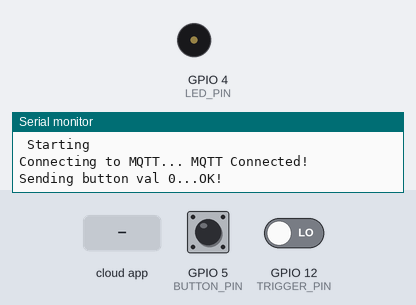
This sketch was run on a simulated ESP8266 (NodeMCU). On the bench: buzzer (waves = sounding), the last lines printed to the serial monitor. The inputs (shaded band) are chosen by the test bench; at power-on: GPIO 5 (BUTTON_PIN) LOW, GPIO 12 (TRIGGER_PIN) LOW. No MQTT or app messages arrive unless stated.

Above: at 1.2 s.
1.3 s: the phone or cloud app sets onoff to on
At 2.0 s:
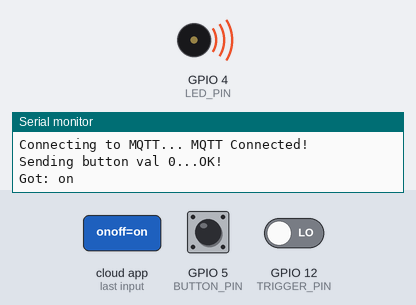
6.3 s: the phone or cloud app sets onoff to off
At 7.7 s:
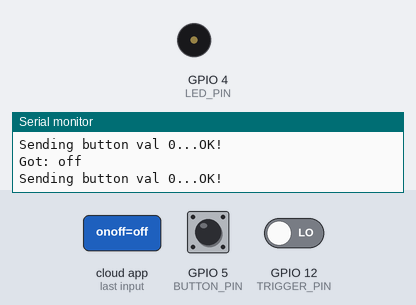
Timing chart, 0 to 9.3 s (numbered marks = the images above; inputs shaded):
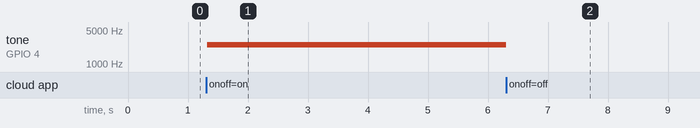

The sketch:

mercury.ino
```cpp
#include <ESP8266WiFi.h>          //https://github.com/esp8266/Arduino

//needed for library
#include <ESP8266WebServer.h>
#include <DNSServer.h>
#include <WiFiManager.h>          //https://github.com/tzapu/WiFiManager

// select which pin will trigger the configuration portal when set to LOW
// ESP-01 users please note: the only pins available (0 and 2), are shared
// with the bootloader, so always set them HIGH at power-up
#define TRIGGER_PIN 12
#define LED_PIN 4
#define BUTTON_PIN 5
// MQTT
#include "Adafruit_MQTT.h"
#include "Adafruit_MQTT_Client.h"
/************************* MQTT Setup *********************************/
#define AIO_SERVER      "mercury.dwim.mx"
#define AIO_SERVERPORT  1883                   // use 8883 for SSL
#define AIO_USERNAME    "dwim"
#define AIO_KEY         "gpscontrol1"


// Create an ESP8266 WiFiClient class to connect to the MQTT server.
WiFiClient client;
// or... use WiFiFlientSecure for SSL
//WiFiClientSecure client;
// Setup the MQTT client class by passing in the WiFi client and MQTT server and login details.
Adafruit_MQTT_Client mqtt(&client, AIO_SERVER, AIO_SERVERPORT, AIO_USERNAME, AIO_KEY);
// Setup a feed called 'onoff' for subscribing to changes.
Adafruit_MQTT_Publish button = Adafruit_MQTT_Publish(&mqtt, AIO_USERNAME "/feeds/button");
Adafruit_MQTT_Subscribe onoffbutton = Adafruit_MQTT_Subscribe(&mqtt, AIO_USERNAME "/feeds/onoff");
void MQTT_connect();
void setup() {
  // put your setup code here, to run once:
  Serial.begin(115200);
  Serial.println("\n Starting");

  pinMode(TRIGGER_PIN, INPUT);
  pinMode(LED_PIN,OUTPUT);
  mqtt.subscribe(&onoffbutton);
}

void configModeCallback (WiFiManager *myWiFiManager) {
  Serial.println("Entered config mode");
  Serial.println(WiFi.softAPIP());

  Serial.println(myWiFiManager->getConfigPortalSSID());
}
uint32_t x=0;
void loop() {
  // is configuration portal requested?
  if ( digitalRead(TRIGGER_PIN) == HIGH ) {
    Serial.println("\n Pin Low");
    //WiFiManager
    //Local intialization. Once its business is done, there is no need to keep it around
    WiFiManager wifiManager;
    wifiManager.setAPCallback(configModeCallback);
    wifiManager.autoConnect("MERCURY","9282792468");


    //reset settings - for testing
    wifiManager.resetSettings();

    //sets timeout until configuration portal gets turned off
    //useful to make it all retry or go to sleep
    //in seconds
    wifiManager.setTimeout(120);

    //it starts an access point with the specified name
    //here  "AutoConnectAP"
    //and goes into a blocking loop awaiting configuration

    //WITHOUT THIS THE AP DOES NOT SEEM TO WORK PROPERLY WITH SDK 1.5 , update to at least 1.5.1
    WiFi.mode(WIFI_STA);

    if (!wifiManager.startConfigPortal("Mercury")) {
      Serial.println("failed to connect and hit timeout");
      delay(3000);
      //reset and try again, or maybe put it to deep sleep
      ESP.reset();
      delay(5000);
    }

    //if you get here you have connected to the WiFi
    Serial.println("connected...yeey :)");


  }


  // put your main code here, to run repeatedly:
  MQTT_connect();
  Adafruit_MQTT_Subscribe *subscription;
  while ((subscription = mqtt.readSubscription(1000))) {
    if (subscription == &onoffbutton) {
      Serial.print(F("Got: "));
      Serial.println((char *)onoffbutton.lastread);
      if (strcmp((char *)onoffbutton.lastread,"on")==0)
      {
        //do stuff here because it was a match
        //digitalWrite(LED_PIN,HIGH);
        tone(LED_PIN,2500);
      }
      if (strcmp((char *)onoffbutton.lastread,"off")==0)
      {
        //do stuff here because it was a match
        //digitalWrite(LED_PIN,LOW);
        noTone(LED_PIN);
      }

    }
  }
  // Now we can publish stuff!
  Serial.print(F("\nSending button val "));
  Serial.print(digitalRead(BUTTON_PIN));
  Serial.print("...");
  if (! button.publish(digitalRead(BUTTON_PIN))) {
    Serial.println(F("Failed"));
  } else {
    Serial.println(F("OK!"));
  }
}

// Function to connect and reconnect as necessary to the MQTT server.
// Should be called in the loop function and it will take care if connecting.
void MQTT_connect() {
  int8_t ret;

  // Stop if already connected.
  if (mqtt.connected()) {
    return;
  }

  Serial.print("Connecting to MQTT... ");

  uint8_t retries = 3;
  while ((ret = mqtt.connect()) != 0) { // connect will return 0 for connected
       Serial.println(mqtt.connectErrorString(ret));
       Serial.println("Retrying MQTT connection in 5 seconds...");
       mqtt.disconnect();
       delay(5000);  // wait 5 seconds
       retries--;
       if (retries == 0) {
         // basically die and wait for WDT to reset me
         while (1);
       }
  }
  Serial.println("MQTT Connected!");


}
```

Measured:
- after the input at 1.3 s, tone on GPIO 4 (LED_PIN): silent → 2500 Hz at once
- after the input at 6.3 s, tone on GPIO 4 (LED_PIN): 2500 Hz → silent at once
